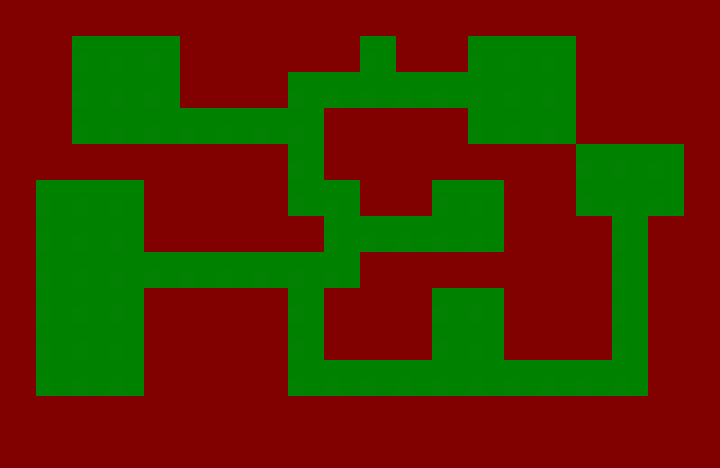

Tiled map render using the project's own tile images. Description and the map definition, with tile-layer contents summarised, below:
An orthogonal 20x13 tile map with 36x36 px tiles, 1 tile layer (mask).

<map version="1.0" orientation="orthogonal" width="20" height="13" tilewidth="36" tileheight="36">
 <tileset firstgid="1" name="map" tilewidth="36" tileheight="36">
  <image source="../images/mask.png" width="72" height="36" />
 </tileset>
 <layer name="mask" width="20" height="13">
  <data>[260 cells, 260 non-empty, 2 distinct tile ids]</data>
 </layer>
</map>
